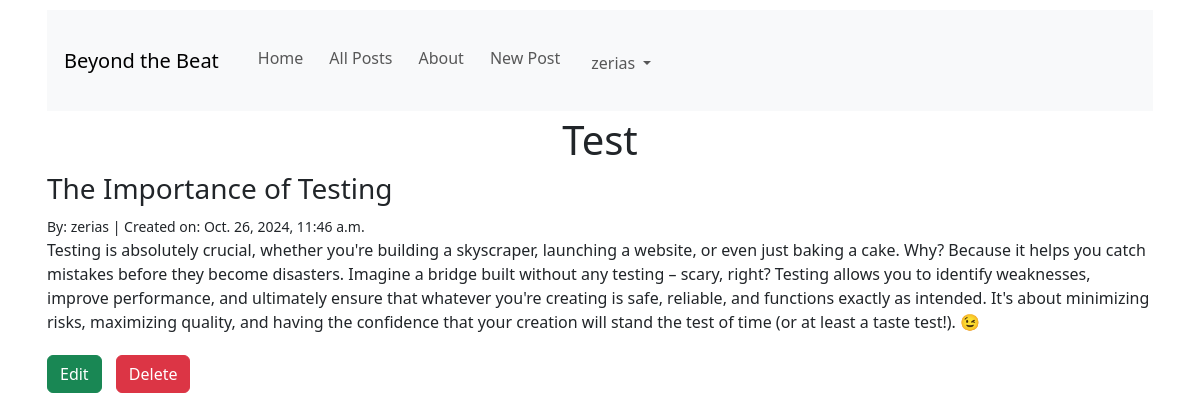
/posts/1/ (signed in), run on the app's committed database.
### posts/models.py (models this page shows, shortened)
class Post(models.Model):
    title = models.CharField(max_length=128)
    subtitle = models.CharField(max_length=256)
    body = models.TextField()
    author = models.ForeignKey(
        get_user_model(),
        on_delete=models.CASCADE
    )
    status = models.ForeignKey(
        Status,
        on_delete=models.CASCADE
    )
    created_on = models.DateTimeField(auto_now_add=True)

### posts/views.py (the view)
# urls.py: path("<int:pk>/", views.PostDetailView.as_view(), name="detail"),
class PostDetailView(UserPassesTestMixin, DetailView):
    template_name = "posts/detail.html"
    model = Post
    def test_func(self):
        post = self.get_object()
        if post.status.name == "archived":
            if self.request.user.is_authenticated:
                return True
        elif post.status.name == "draft":
            if self.request.user.is_authenticated:
                return self.request.user == post.author
            return False
        else:
            return True

### templates/posts/detail.html (shortened to what this page needs)
{% extends 'base.html' %}
{% block content %}
<h1>{{ post.title }}</h1>
<h3>{{ post.subtitle }}</h3>
<small>By: {{ post.author }}  |  Created on: {{ post.created_on }}</small>
<p>{{ post.body }}</p>
{% if user.is_authenticated %}
    {% if user == post.author %}
        <a href="{% url "edit" post.id %}" class="btn btn-success">Edit</a>
        <a href="{% url "delete" post.id %}" class="btn btn-danger">Delete</a>
    {% endif %}
{% endif %}
{% endblock content %}

### templates/base.html (shortened to what this page needs)
{% load static %}
<!doctype html>
<html lang="en">
<head>
    <link href="https://cdn.jsdelivr.net/npm/bootstrap@5.3.3/dist/css/bootstrap.min.css"
      rel="stylesheet"
>
    <link rel="stylesheet" href="{% static 'css/base.css' %}">
</head>
<body>
    <div class="container">
        <nav class="navbar navbar-expand-lg bg-body-tertiary">
          <div class="container-fluid">
            <a class="navbar-brand" href="{% url "home" %}">Beyond the Beat</a>
            <div class="collapse navbar-collapse" id="navbarNavAltMarkup">
              <div class="navbar-nav">
                <a class="nav-link" href="{% url "home" %}">Home</a>
                <a class="nav-link" href="{% url "list" %}">All Posts</a>
                <a class="nav-link" href="{% url "about" %}">About</a>
                {% if user.is_authenticated %}
                <a class="nav-link" href="{% url "new" %}">New Post</a>
                <div class="nav-item dropdown d-flex">
                      <a class="nav-link dropdown-toggle" href="#" role="button" data-bs-toggle="dropdown" aria-expanded="false">
                          {{ user }}
                      </a>
                </div>
                {% else %}
                <a class="nav-link" href="{% url "signup" %}">Sign Up</a>
                <a class="nav-link" href="{% url "login" %}">Log In</a>
                {% endif %}
              </div>
            </div>
          </div>
        </nav>
    {% block content %}{% endblock content %}
    </div>
</body>
</html>

### static/css/base.css (style rules this page uses)
* { margin: 5px; padding: 0; }
h1 { text-align: center; }

### data on the page
Post: title "Test", subtitle "The Importance of Testing", author "zerias", created_on "Oct. 26, 2024, 11:46 a.m.", body "Testing is absolutely crucial, whether you're building a skyscraper, launching a website, or even just baking a cake. Why? Because it helps you catch mistakes before they become disasters. Imagine a bridge built without any testing – scary, right? Testing allows you to identify weaknesses, improve performance, and ultimately ensure that whatever you're creating is safe, reliable, and functions exactly as intended. It's about minimizing risks, maximizing quality, and having the confidence that your creation will stand the test of time (or at least a taste test!). 😉"

### other printed values
{{ user }} "zerias"
